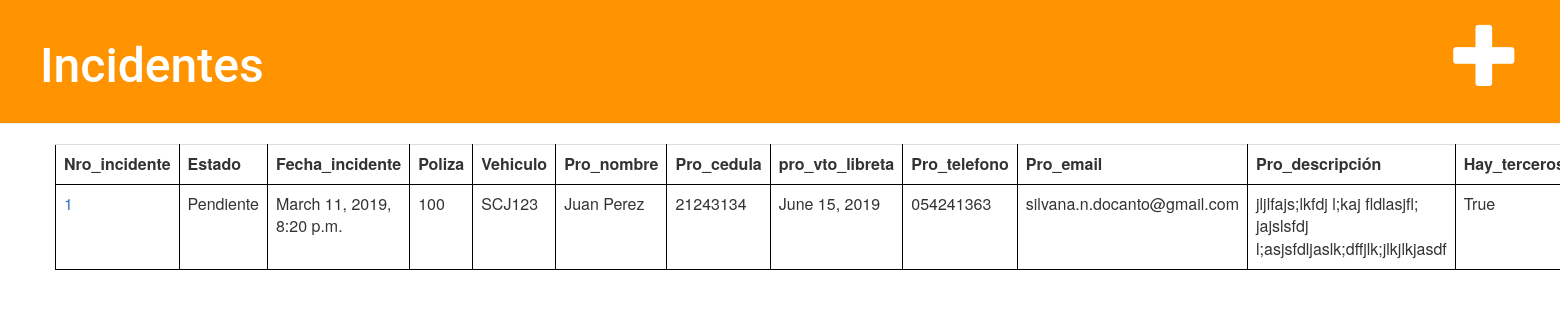
/incidente/, run on an earlier commit of the app's database.
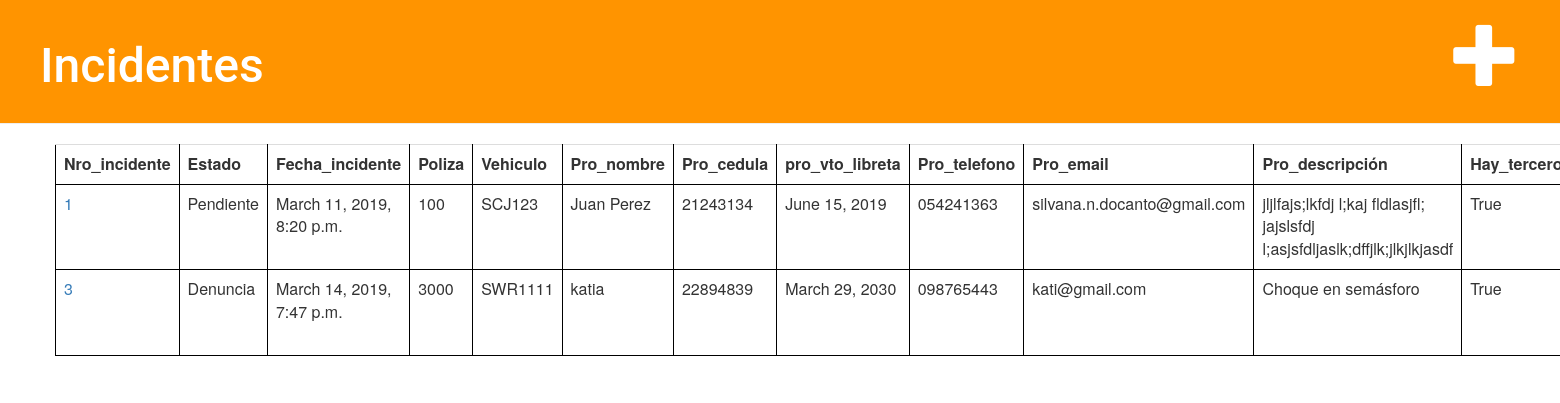
And on a later commit of the database.
### denuncia/models.py (models this page shows, shortened)
class Incidente(models.Model):
    nro_incidente = models.AutoField(primary_key=True)
    poliza = models.ForeignKey('Poliza',on_delete=models.CASCADE,)
    hay_heridos = models.BooleanField()
    hay_terceros = models.BooleanField()
    fecha_incidente = models.DateTimeField(default=timezone.now)
    estado = models.ForeignKey('Estado',on_delete=models.CASCADE,)
    pro_nombre = models.CharField(max_length=30)
    pro_cedula = models.CharField(max_length=8)
    pro_vto_libreta = models.DateField(null=True, blank=True)
    pro_telefono = models.CharField(max_length=9)
    pro_email = models.EmailField(max_length=35, null=True, blank=True)
    pro_descripción = models.TextField(max_length=500)
    ter_matricula = models.CharField(max_length=7, null=True, blank=True)
    ter_aseguradora = models.CharField(max_length=30, null=True, blank=True)
    ter_propietario = models.BooleanField()
    ter_nombre_conductor = models.CharField(max_length=30, null=True, blank=True)
    ter_cedula_conductor = models.CharField(max_length=8, null=True, blank=True)
    ter_telefono_conductor = models.CharField(max_length=9, null=True, blank=True)
    usuario = models.ForeignKey('Usuario',on_delete=models.CASCADE,)
    fecha_mod = models.DateTimeField(default=timezone.now)

class Estado(models.Model):
    id = models.AutoField(primary_key=True)
    tipo = models.CharField(max_length=10)

class Poliza(models.Model):
    nro_poliza = models.CharField(primary_key=True, max_length=8)
    cliente = models.ForeignKey('Cliente',on_delete=models.CASCADE,)
    vehiculo = models.ForeignKey('Vehiculo',on_delete=models.CASCADE,)

class Vehiculo(models.Model):
    matricula = models.CharField(primary_key=True, max_length=7)

### denuncia/views.py (the view)
# urls.py: path('incidente/', views.incidente_list, name='incidente_list'),
def incidente_list(request):
    incidentes = Incidente.objects.order_by('nro_incidente')
    return render(request, 'incidente/incidente_list.html', {'incidentes': incidentes})

### denuncia/templates/incidente/incidente_list.html (shortened to what this page needs)
{% extends 'incidente/base.html' %}
{% block content %}
	<table class='table'>
		<tr>
			<th>Nro_incidente</th><th>Estado</th><th>Fecha_incidente</th><th>Poliza</th><th>Vehiculo</th><th>Pro_nombre</th><th>Pro_cedula</th><th>pro_vto_libreta</th><th>Pro_telefono</th><th>Pro_email</th><th>Pro_descripción</th><th>Hay_terceros</th>
		</tr>
		{% for incidente in incidentes %}
			<tr>
				<td> <a href="{% url 'incidente_detail' pk=incidente.nro_incidente %}">{{ incidente.nro_incidente }}</a></td>
				<td>{{ incidente.estado.tipo }} </td>
				<td>{{ incidente.fecha_incidente }} </td>
				<td>{{ incidente.poliza.nro_poliza }} </td>
				<td>{{ incidente.poliza.vehiculo.matricula }} </td>
				<td>{{ incidente.pro_nombre }} </td>
				<td>{{ incidente.pro_cedula }} </td>
				<td>{{ incidente.pro_vto_libreta }} </td>
				<td>{{ incidente.pro_telefono }} </td>
				<td>{{ incidente.pro_email }} </td>
				<td>{{ incidente.pro_descripción }} </td>
				<td>{{ incidente.hay_terceros }} </td>
			</tr>
		{% endfor %}
	</table>
{% endblock %}

### denuncia/templates/incidente/base.html (shortened to what this page needs)
{% load static %}
<html>
    <head>
        <link rel="stylesheet" href="//maxcdn.bootstrapcdn.com/bootstrap/3.2.0/css/bootstrap.min.css">
        <link rel="stylesheet" href="//maxcdn.bootstrapcdn.com/bootstrap/3.2.0/css/bootstrap-theme.min.css">
        <link rel="stylesheet" href="{% static 'css/denuncia.css' %}">
    </head>
    <body>
        <div class="page-header">
            <a href="{% url 'incidente_new' %}" class="top-menu"><span class="glyphicon glyphicon-plus"></span></a>
            <h1><a href="/">Incidentes</a></h1>
        </div>
        <div class="content container">
            <div class="row">
                <div class="col-md-8">
                    {% block content %}
                    {% endblock %}
                </div>
            </div>
        </div>
    </body>
</html>

### denuncia/static/css/denuncia.css (style rules this page uses)
.page-header { background-color: #ff9400; margin-top: 0; padding: 20px 20px 20px 40px; }
.table, th, td { border: 1px solid black; }
.page-header h1, .page-header h1 a, .page-header h1 a:visited, .page-header h1 a:active { color: #ffffff; font-size: 36pt; text-decoration: none; }
.content { margin-left: 40px; }
h1, h2, h3, h4 { font-family: 'Roboto', serif; }
.top-menu, .top-menu:hover, .top-menu:visited { color: #ffffff; float: right; font-size: 50pt; margin-right: 20px; }

What changed in the data, as far as the page shows it:
added Incidente: nro_incidente "3", estado.tipo "Denuncia", fecha_incidente "March 14, 2019, 7:47 p.m.", poliza.nro_poliza "3000", poliza.vehiculo.matricula "SWR1111", pro_nombre "katia", pro_cedula "22894839", pro_vto_libreta "March 29, 2030", pro_telefono "098765443", pro_email "kati@gmail.com", pro_descripción "Choque en semásforo", hay_terceros "True"
